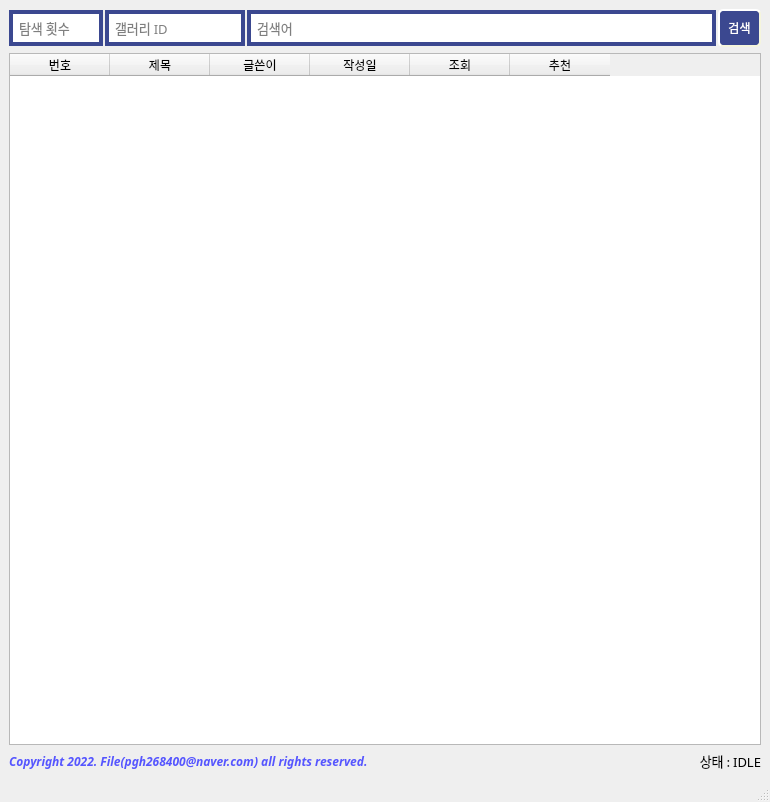
<?xml version="1.0" encoding="UTF-8"?>
<ui version="4.0">
 <class>MainWindow</class>
 <widget class="QMainWindow" name="MainWindow">
  <property name="geometry">
   <rect>
    <x>0</x>
    <y>0</y>
    <width>770</width>
    <height>802</height>
   </rect>
  </property>
  <property name="windowTitle">
   <string>DCINSIDE ARTICLE FINDER</string>
  </property>
  <property name="windowIcon">
   <iconset>
    <normaloff>main.ico</normaloff>main.ico</iconset>
  </property>
  <property name="styleSheet">
   <string notr="true">QLineEdit {
	border: 4px solid #3B4890;
	padding: 4px;
}

QLineEdit:focus{
	border: 4px solid rgb(0, 170, 255);
}

QPushButton {
    background-color: #3b4890;
	min-width: 5em;
    padding: 8px;
	color:white;

    border-style: outset;
    border-width: 2px;
	border-radius : 5px;

    border-color: beige;
}

QPushButton:pressed {
   background-color: #29367C;
    border-style: inset;
}</string>
  </property>
  <widget class="QWidget" name="centralwidget">
   <layout class="QGridLayout" name="gridLayout">
    <item row="0" column="0">
     <layout class="QVBoxLayout" name="verticalLayout">
      <item>
       <layout class="QHBoxLayout" name="horizontalLayout" stretch="2,3,10,0">
        <property name="spacing">
         <number>2</number>
        </property>
        <property name="sizeConstraint">
         <enum>QLayout::SetDefaultConstraint</enum>
        </property>
        <item>
         <widget class="QLineEdit" name="txt_repeat">
          <property name="font">
           <font>
            <family>맑은 고딕</family>
            <pointsize>10</pointsize>
           </font>
          </property>
          <property name="toolTip">
           <string/>
          </property>
          <property name="styleSheet">
           <string notr="true">#searchBox {
	border: 4px solid #3b4890;
}</string>
          </property>
          <property name="placeholderText">
           <string>탐색 횟수</string>
          </property>
         </widget>
        </item>
        <item>
         <widget class="QLineEdit" name="txt_id">
          <property name="font">
           <font>
            <family>맑은 고딕</family>
            <pointsize>10</pointsize>
           </font>
          </property>
          <property name="toolTip">
           <string/>
          </property>
          <property name="styleSheet">
           <string notr="true">#searchBox {
	border: 4px solid #3b4890;
}</string>
          </property>
          <property name="placeholderText">
           <string>갤러리 ID</string>
          </property>
         </widget>
        </item>
        <item>
         <widget class="QLineEdit" name="txt_keyword">
          <property name="font">
           <font>
            <family>맑은 고딕</family>
            <pointsize>10</pointsize>
           </font>
          </property>
          <property name="styleSheet">
           <string notr="true"/>
          </property>
          <property name="placeholderText">
           <string>검색어</string>
          </property>
         </widget>
        </item>
        <item>
         <widget class="QPushButton" name="btn_Search">
          <property name="font">
           <font>
            <family>나눔고딕</family>
           </font>
          </property>
          <property name="text">
           <string>검색</string>
          </property>
         </widget>
        </item>
       </layout>
      </item>
      <item>
       <widget class="QTableWidget" name="articleView">
        <property name="styleSheet">
         <string notr="true">QLabel#label{
color : rgb(85, 85, 255)
}</string>
        </property>
        <property name="showGrid">
         <bool>true</bool>
        </property>
        <property name="gridStyle">
         <enum>Qt::SolidLine</enum>
        </property>
        <property name="sortingEnabled">
         <bool>true</bool>
        </property>
        <column>
         <property name="text">
          <string>번호</string>
         </property>
        </column>
        <column>
         <property name="text">
          <string>제목</string>
         </property>
        </column>
        <column>
         <property name="text">
          <string>글쓴이</string>
         </property>
        </column>
        <column>
         <property name="text">
          <string>작성일</string>
         </property>
        </column>
        <column>
         <property name="text">
          <string>조회</string>
         </property>
        </column>
        <column>
         <property name="text">
          <string>추천</string>
         </property>
        </column>
       </widget>
      </item>
      <item>
       <layout class="QHBoxLayout" name="horizontalLayout_2">
        <item>
         <widget class="QLabel" name="label">
          <property name="font">
           <font>
            <family>나눔고딕</family>
            <weight>75</weight>
            <italic>true</italic>
            <bold>true</bold>
           </font>
          </property>
          <property name="styleSheet">
           <string notr="true">QLabel#label{
color : rgb(85, 85, 255)
}</string>
          </property>
          <property name="text">
           <string>Copyright 2022. File(pgh268400@naver.com) all rights reserved.</string>
          </property>
         </widget>
        </item>
        <item>
         <widget class="QLabel" name="txt_status">
          <property name="font">
           <font>
            <family>나눔고딕</family>
            <pointsize>10</pointsize>
           </font>
          </property>
          <property name="text">
           <string>상태 : IDLE</string>
          </property>
          <property name="alignment">
           <set>Qt::AlignRight|Qt::AlignTrailing|Qt::AlignVCenter</set>
          </property>
         </widget>
        </item>
       </layout>
      </item>
     </layout>
    </item>
   </layout>
  </widget>
  <widget class="QStatusBar" name="statusbar"/>
 </widget>
 <resources/>
 <connections>
  <connection>
   <sender>btn_Search</sender>
   <signal>clicked()</signal>
   <receiver>MainWindow</receiver>
   <slot>search()</slot>
   <hints>
    <hint type="sourcelabel">
     <x>685</x>
     <y>21</y>
    </hint>
    <hint type="destinationlabel">
     <x>376</x>
     <y>58</y>
    </hint>
   </hints>
  </connection>
  <connection>
   <sender>articleView</sender>
   <signal>itemDoubleClicked(QTableWidgetItem*)</signal>
   <receiver>MainWindow</receiver>
   <slot>item_dbl_click()</slot>
   <hints>
    <hint type="sourcelabel">
     <x>174</x>
     <y>201</y>
    </hint>
    <hint type="destinationlabel">
     <x>604</x>
     <y>734</y>
    </hint>
   </hints>
  </connection>
  <connection>
   <sender>txt_keyword</sender>
   <signal>returnPressed()</signal>
   <receiver>MainWindow</receiver>
   <slot>search()</slot>
   <hints>
    <hint type="sourcelabel">
     <x>255</x>
     <y>27</y>
    </hint>
    <hint type="destinationlabel">
     <x>290</x>
     <y>7</y>
    </hint>
   </hints>
  </connection>
 </connections>
 <slots>
  <slot>search()</slot>
  <slot>click()</slot>
  <slot>item_dbl_click()</slot>
 </slots>
</ui>
